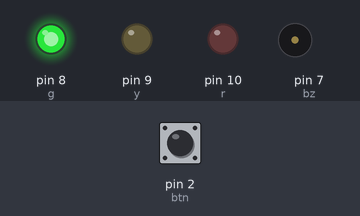
Bench run of a sketch on a simulated Arduino Uno, built with avr-gcc and run on an emulated ATmega328P. Parts: output pins drawn as LEDs (lit = HIGH), buzzer (waves = sounding). The test bench sets the inputs (shaded band); at power-on: pin 2 (btn) HIGH.

Above: at 1.2 s.
1.3 s: pin 2 (btn) pulled LOW for 0.15 s
At 2.1 s:
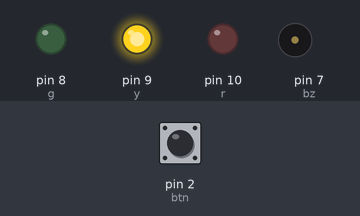
At 2.55 s:
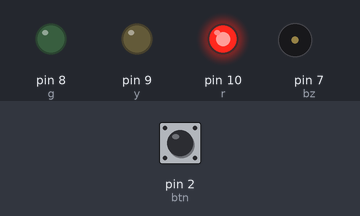
Timing chart, 0 to 7.8 s (numbered marks = the images above; inputs shaded):
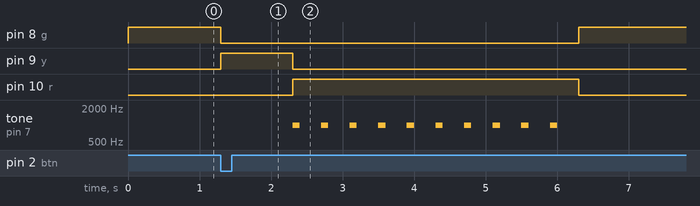

Measured:
- after the input at 1.3 s, pin 8 (g): HIGH → LOW at once, → HIGH 5.0 s later; pin 9 (y): LOW → HIGH at once, → LOW 1.0 s later; pin 10 (r): LOW → HIGH after 1.0 s, → LOW 4.0 s later; tone on pin 7 (bz): alternates 1000 Hz for 0.10 s and silent for 0.30 s, 20 changes in all, then stays silent, starting after 1.0 s

The sketch:

Projeto_078_Faixa_de_Pedestres_com_Buzzer.ino
```cpp
// Projeto 078 - Faixa de Pedestres com Buzzer
// Arduino Uno | Arduino Neon Lab

int btn=2, g=8, y=9, r=10, bz=7;
 void setup(){ pinMode(btn,INPUT_PULLUP); pinMode(g,OUTPUT); pinMode(y,OUTPUT); pinMode(
 r,OUTPUT); }
 void loop(){
   digitalWrite(g,HIGH);
   if(!digitalRead(btn)){
     digitalWrite(g,LOW); digitalWrite(y,HIGH); delay(1000); digitalWrite(y,LOW);
 digitalWrite(r,HIGH);
     for(int i=0;i<10;i++){ tone(bz,1000,100); delay(400); }
     digitalWrite(r,LOW);
   }
 }
```
